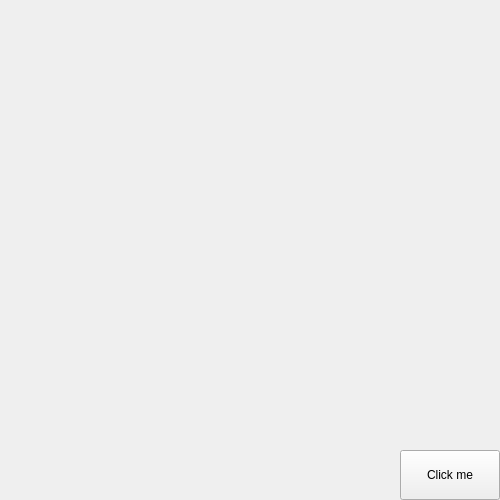
<?xml version="1.0" encoding="UTF-8"?>
<ui version="4.0">
 <class>Form</class>
 <widget class="QWidget" name="Form">
  <property name="geometry">
   <rect>
    <x>0</x>
    <y>0</y>
    <width>500</width>
    <height>500</height>
   </rect>
  </property>
  <property name="windowTitle">
   <string>Form</string>
  </property>
  <widget class="QPushButton" name="button">
   <property name="geometry">
    <rect>
     <x>400</x>
     <y>450</y>
     <width>100</width>
     <height>50</height>
    </rect>
   </property>
   <property name="text">
    <string>Click me</string>
   </property>
  </widget>
 </widget>
 <resources/>
 <connections/>
</ui>
